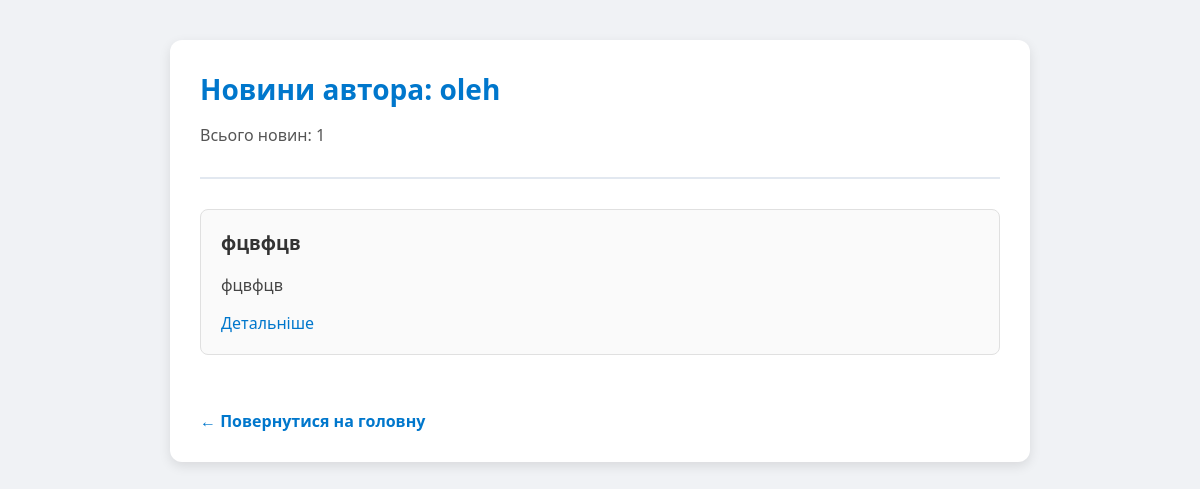
The app's page /user_news/oleh/, older data.
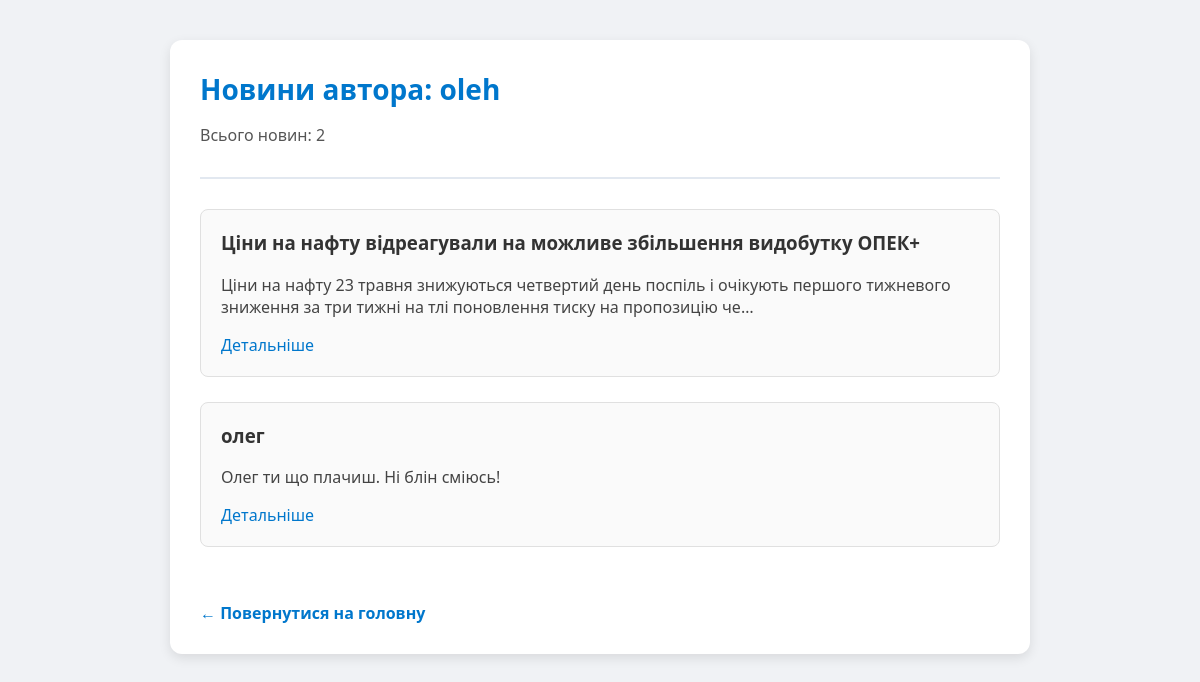
The same page, newer data.
### news/models.py (models this page shows, shortened)
class News(models.Model):
    title = models.CharField(max_length=200)
    content = models.TextField()
    image = models.ImageField(upload_to='news_images/', blank=True, null=True)
    created_at = models.DateTimeField(auto_now_add=True)
    author = models.ForeignKey(User, on_delete=models.CASCADE)
    class Meta:
        verbose_name = 'Новина'
        verbose_name_plural = 'Новини'

### news/views.py (the view)
# urls.py: path('user_news/<str:username>/', views.user_news, name='user_news'),
def user_news(request, username):
    author = get_object_or_404(User, username=username)
    news_list = News.objects.filter(author=author).order_by('-created_at')
    return render(request, 'news/user_news.html', {
        'author': author,
        'news_list': news_list,
        'current_user': request.user
    })

### news/templates/news/user_news.html (shortened to what this page needs)
<!DOCTYPE html>
<html lang="uk">
<head>
</head>
<body>
  <div class="container">
    <div class="author-header">
      <h1>Новини автора: {{ author.username }}</h1>
      <p>Всього новин: {{ news_list.count }}</p>
    </div>
    {% if news_list %}
      {% for news in news_list %}
        <div class="news">
          <h3>{{ news.title }}</h3>
          <p>{{ news.content|truncatechars:150 }}</p>
          <a href="/news_detail/{{ news.id }}">Детальніше</a>
        </div>
      {% endfor %}
    {% else %}
      <p>Цей автор ще не опублікував жодної новини.</p>
    {% endif %}
    <a class="back-link" href="/">← Повернутися на головну</a>
  </div>
</body>
</html>

Row changes from the older to the newer data that the page shows:
removed News: title "фцвфцв", content "фцвфцв"
added News: title "Ціни на нафту відреагували на можливе збільшення видобутку ОПЕК+", content "Ціни на нафту 23 травня знижуються четвертий день поспіль і очікують першого тижневого зниження за три тижні на тлі поновлення тиску на пропозицію че…"
added News: title "олег", content "Олег ти що плачиш. Ні блін сміюсь!"
Text that changed along with them:
{{ news_list.count }}: "1" → "2"
